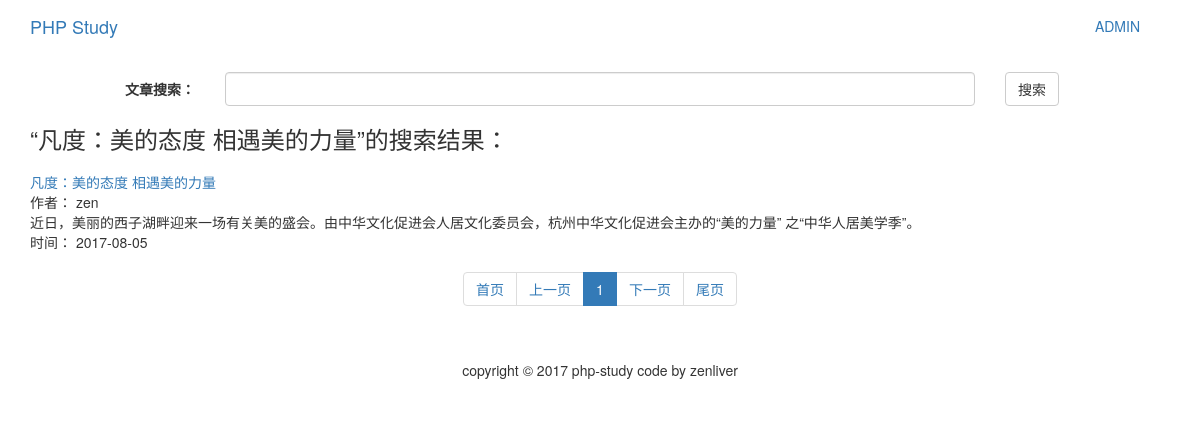
The app's page /article_search.php?keyword=凡度：美的态度 相遇美的力量 with its own data.
### tables this page shows
CREATE TABLE IF NOT EXISTS `article` (
  `id` int(10) unsigned NOT NULL AUTO_INCREMENT,
  `article_title` varchar(200) NOT NULL,
  `article_author` varchar(20) DEFAULT NULL,
  `article_desc` tinytext NOT NULL,
  `article_content` text NOT NULL,
  `article_date` bigint(15) unsigned NOT NULL,
  PRIMARY KEY (`id`),
  UNIQUE KEY `article_date` (`article_date`)
);

### article_search.php (the view, shortened to what this page needs)
<?php
    $search_keyword = $_GET['keyword'];
    $search_keyword_new = trim($search_keyword);
    $sql_sel_search = "SELECT * FROM article WHERE article_title LIKE '%$search_keyword_new%'";
    $article_res_search = mysql_query($sql_sel_search);
    $article_num_search = mysql_num_rows($article_res_search);
    $num_per_page = 3;
    $page_num_search_max = ceil($article_num_search/$num_per_page);
    $url = $_SERVER['REQUEST_SCHEME']."://".$_SERVER['HTTP_HOST'].$_SERVER['REQUEST_URI'];
    if (strpos($url,'page=')) {
        $page_num = $_GET['page'];
        if (is_numeric($page_num)) {
            if ($page_num > $page_num_search_max) {
                echo '<script>alert("没有更多文章！");location.href="./index.php";</script>';
                return;
            } else if ($page_num == 0) {
                $page_num = 1;
            }
        } else {
            echo '<script>alert("参数非法！");location.href="./index.php";</script>';
            return;
        }
    } else {
        $page_num = 1;
    }
    $sql_sel_offset = ($page_num-1)*$num_per_page;
    if ($search_keyword_new == '') {
        echo '<script>alert("关键词不能为空！");location.href="javascript:history.back();"</script>';
        return;
    } else {
        $sql_sel = "SELECT * FROM article WHERE article_title LIKE '%$search_keyword_new%' ORDER BY id DESC LIMIT $sql_sel_offset,$num_per_page";
        $article_res = mysql_query($sql_sel);
        if ($article_num_search > 0) {
            while ($data_row = mysql_fetch_assoc($article_res)) {
                $article_data[] = $data_row;
            }
        } else {
            $message_noarticle = '<div>抱歉，暂未找到“'.$search_keyword_new.'”的相关文章</div>';
        }
    }
    if ($page_num > 1) {
        $page_num_prev = $page_num-1;
    } else {
        $page_num_prev = 1;
    }
    if ($page_num < $page_num_search_max) {
        $page_num_next = $page_num+1;
    } else {
        $page_num_next = $page_num_search_max;
    }
?>
<!DOCTYPE html>
<html lang="en">
<head>
    <link rel="stylesheet" href="./css/libs/bootstrap.min.css">
    <link rel="stylesheet" href="./css/libs/font-awesome.min.css">
</head>
<body>
<?php require_once './include/header.php'; ?>
    <div id="index_main">
        <div class="container">
            <div class="index_main">
                <div class="index_main_search">
                    <form class="form-horizontal" role="form" action="./article_search.php" method="get">
                        <div class="form-group">
                            <label for="index_main_search_keyword" class="col-sm-2 control-label">文章搜索：</label>
                            <div class="col-sm-8">
                                <input type="text" name="keyword" class="form-control" id="index_main_search_keyword" placeholder="">
                            </div>
                            <div class="col-sm-2">
                                <button type="submit" class="btn btn-default">搜索</button>
                            </div>
                        </div>
                    </form>
                </div>
                <div class="index_main_article">
                    <h3 class="text-left">“<?php echo $search_keyword_new ?>”的搜索结果：</h3>
                    <div class="index_main_article_list">
                        <?php
                            if ($article_num_search > 0) {
                                foreach ($article_data as $key => $value) {
                            ?>
                                <div class="index_main_article_item" style="margin-top:20px;margin-bottom:0;">
                                    <div class="index_main_article_item_title">
                                        <a href="./article_detail.php?id=<?php echo $value['id'] ?>"><?php echo $value['article_title'] ?></a>
                                    </div>
                                    <div class="index_main_article_item_author">作者： <?php echo $value['article_author'] ?></div>
                                    <div class="index_main_article_item_desc"><?php echo $value['article_desc'] ?></div>
                                    <div class="index_main_article_item_date">时间： <?php echo date('Y-m-d',$value['article_date']); ?></div>
                                </div>
                            <?php
                                }
                            } else {
                                echo $message_noarticle;
                            }
                        ?>
                    </div>
                    <?php
                        if ($article_num_search > 0) {
echo <<<HTML
<div class="index_main_article_pagination text-center">
    <ul class="pagination">
        <li><a href="./article_search.php?keyword=$search_keyword_new&page=1">首页</a></li>
        <li><a href="./article_search.php?keyword=$search_keyword_new&page=$page_num_prev">上一页</a></li>
        <li class="active"><a href="./article_search.php?keyword=$search_keyword_new&page=$page_num">$page_num</a></li>
        <li><a href="./article_search.php?keyword=$search_keyword_new&page=$page_num_next">下一页</a></li>
        <li><a href="./article_search.php?keyword=$search_keyword_new&page=$page_num_search_max">尾页</a></li>
    </ul>
</div>
HTML;
                        }
                    ?>
                </div>
            </div>
        </div>
    </div>
<?php require_once './include/footer.php'; ?>
</body>
</html>

### records on screen
article: article_title "凡度：美的态度 相遇美的力量", article_author "zen", article_desc "近日，美丽的西子湖畔迎来一场有关美的盛会。由中华文化促进会人居文化委员会，杭州中华文化促进会主办的“美的力量” 之“中华人居美学季”。", article_date "2017-08-05"

### other values on screen
$search_keyword_new "凡度：美的态度 相遇美的力量"
$page_num "1"
